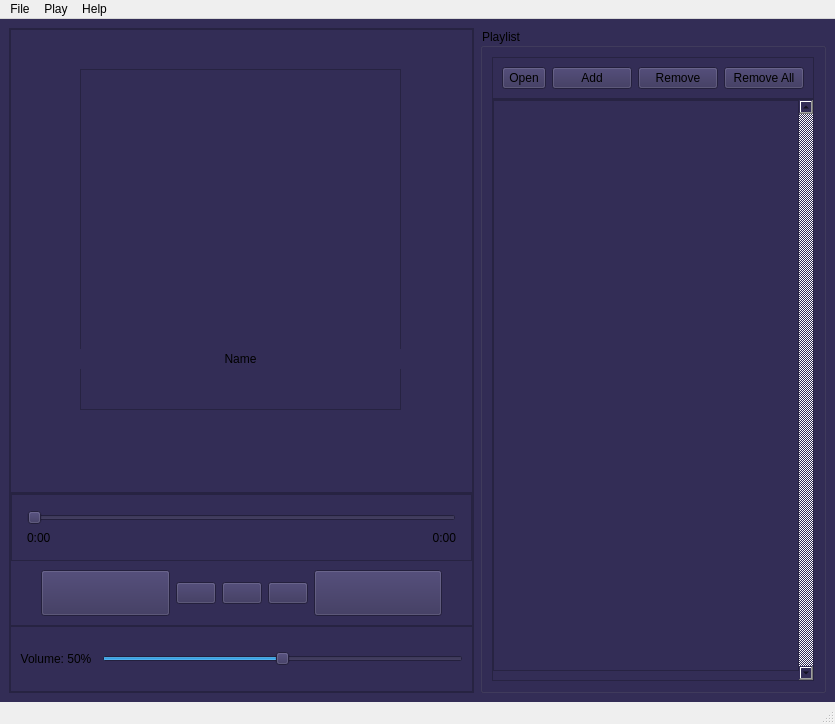
<?xml version="1.0" encoding="UTF-8"?>
<ui version="4.0">
 <class>MainWindow</class>
 <widget class="QMainWindow" name="MainWindow">
  <property name="geometry">
   <rect>
    <x>0</x>
    <y>0</y>
    <width>835</width>
    <height>724</height>
   </rect>
  </property>
  <property name="sizePolicy">
   <sizepolicy hsizetype="Preferred" vsizetype="Preferred">
    <horstretch>0</horstretch>
    <verstretch>0</verstretch>
   </sizepolicy>
  </property>
  <property name="windowTitle">
   <string>MainWindow</string>
  </property>
  <widget class="QWidget" name="centralwidget">
   <property name="sizePolicy">
    <sizepolicy hsizetype="Preferred" vsizetype="Preferred">
     <horstretch>0</horstretch>
     <verstretch>0</verstretch>
    </sizepolicy>
   </property>
   <property name="styleSheet">
    <string notr="true">QWidget {
    background-color: #332D56;
}</string>
   </property>
   <layout class="QHBoxLayout" name="horizontalLayout" stretch="6,4">
    <item>
     <widget class="QFrame" name="frame_player">
      <property name="frameShape">
       <enum>QFrame::StyledPanel</enum>
      </property>
      <property name="frameShadow">
       <enum>QFrame::Raised</enum>
      </property>
      <layout class="QVBoxLayout" name="verticalLayout" stretch="7,2,1">
       <property name="spacing">
        <number>0</number>
       </property>
       <property name="leftMargin">
        <number>0</number>
       </property>
       <property name="topMargin">
        <number>0</number>
       </property>
       <property name="rightMargin">
        <number>0</number>
       </property>
       <property name="bottomMargin">
        <number>0</number>
       </property>
       <item>
        <widget class="QFrame" name="frame_music">
         <property name="frameShape">
          <enum>QFrame::StyledPanel</enum>
         </property>
         <property name="frameShadow">
          <enum>QFrame::Raised</enum>
         </property>
         <widget class="QFrame" name="frame">
          <property name="geometry">
           <rect>
            <x>70</x>
            <y>40</y>
            <width>321</width>
            <height>341</height>
           </rect>
          </property>
          <property name="frameShape">
           <enum>QFrame::StyledPanel</enum>
          </property>
          <property name="frameShadow">
           <enum>QFrame::Raised</enum>
          </property>
          <widget class="QLabel" name="lbl_music_cover">
           <property name="geometry">
            <rect>
             <x>80</x>
             <y>80</y>
             <width>171</width>
             <height>161</height>
            </rect>
           </property>
           <property name="sizePolicy">
            <sizepolicy hsizetype="Fixed" vsizetype="Maximum">
             <horstretch>0</horstretch>
             <verstretch>0</verstretch>
            </sizepolicy>
           </property>
           <property name="text">
            <string/>
           </property>
           <property name="pixmap">
            <pixmap>imgs/music_icon.png</pixmap>
           </property>
           <property name="scaledContents">
            <bool>true</bool>
           </property>
          </widget>
          <widget class="QLabel" name="lbl_music_name">
           <property name="geometry">
            <rect>
             <x>0</x>
             <y>280</y>
             <width>321</width>
             <height>20</height>
            </rect>
           </property>
           <property name="sizePolicy">
            <sizepolicy hsizetype="Expanding" vsizetype="Expanding">
             <horstretch>0</horstretch>
             <verstretch>0</verstretch>
            </sizepolicy>
           </property>
           <property name="text">
            <string>Name</string>
           </property>
           <property name="alignment">
            <set>Qt::AlignCenter</set>
           </property>
           <property name="wordWrap">
            <bool>true</bool>
           </property>
          </widget>
         </widget>
        </widget>
       </item>
       <item>
        <widget class="QFrame" name="frame_controller">
         <property name="frameShape">
          <enum>QFrame::StyledPanel</enum>
         </property>
         <property name="frameShadow">
          <enum>QFrame::Raised</enum>
         </property>
         <layout class="QVBoxLayout" name="verticalLayout_2" stretch="0,0">
          <property name="spacing">
           <number>0</number>
          </property>
          <property name="leftMargin">
           <number>0</number>
          </property>
          <property name="topMargin">
           <number>0</number>
          </property>
          <property name="rightMargin">
           <number>0</number>
          </property>
          <property name="bottomMargin">
           <number>0</number>
          </property>
          <item>
           <widget class="QFrame" name="frame_bar">
            <property name="frameShape">
             <enum>QFrame::StyledPanel</enum>
            </property>
            <property name="frameShadow">
             <enum>QFrame::Raised</enum>
            </property>
            <layout class="QGridLayout" name="gridLayout" rowstretch="0,0">
             <property name="leftMargin">
              <number>15</number>
             </property>
             <property name="topMargin">
              <number>15</number>
             </property>
             <property name="rightMargin">
              <number>15</number>
             </property>
             <property name="bottomMargin">
              <number>15</number>
             </property>
             <item row="0" column="0" colspan="2">
              <widget class="QSlider" name="play_bar">
               <property name="focusPolicy">
                <enum>Qt::StrongFocus</enum>
               </property>
               <property name="pageStep">
                <number>0</number>
               </property>
               <property name="tracking">
                <bool>false</bool>
               </property>
               <property name="orientation">
                <enum>Qt::Horizontal</enum>
               </property>
               <property name="tickPosition">
                <enum>QSlider::NoTicks</enum>
               </property>
              </widget>
             </item>
             <item row="1" column="1">
              <widget class="QLabel" name="lbl_total">
               <property name="sizePolicy">
                <sizepolicy hsizetype="Preferred" vsizetype="Maximum">
                 <horstretch>0</horstretch>
                 <verstretch>0</verstretch>
                </sizepolicy>
               </property>
               <property name="layoutDirection">
                <enum>Qt::LeftToRight</enum>
               </property>
               <property name="text">
                <string>0:00</string>
               </property>
               <property name="alignment">
                <set>Qt::AlignRight|Qt::AlignTrailing|Qt::AlignVCenter</set>
               </property>
              </widget>
             </item>
             <item row="1" column="0">
              <widget class="QLabel" name="lbl_current">
               <property name="sizePolicy">
                <sizepolicy hsizetype="Preferred" vsizetype="Maximum">
                 <horstretch>0</horstretch>
                 <verstretch>0</verstretch>
                </sizepolicy>
               </property>
               <property name="text">
                <string>0:00</string>
               </property>
              </widget>
             </item>
            </layout>
           </widget>
          </item>
          <item>
           <widget class="QFrame" name="frame_button">
            <property name="sizePolicy">
             <sizepolicy hsizetype="Minimum" vsizetype="Preferred">
              <horstretch>0</horstretch>
              <verstretch>0</verstretch>
             </sizepolicy>
            </property>
            <property name="cursor">
             <cursorShape>ArrowCursor</cursorShape>
            </property>
            <layout class="QHBoxLayout" name="horizontalLayout_2">
             <property name="leftMargin">
              <number>30</number>
             </property>
             <property name="rightMargin">
              <number>30</number>
             </property>
             <item>
              <widget class="QPushButton" name="btn_shuffle">
               <property name="sizePolicy">
                <sizepolicy hsizetype="Preferred" vsizetype="Preferred">
                 <horstretch>0</horstretch>
                 <verstretch>0</verstretch>
                </sizepolicy>
               </property>
               <property name="text">
                <string/>
               </property>
               <property name="icon">
                <iconset>
                 <normaloff>imgs/suffle_off.png</normaloff>
                 <normalon>imgs/suffle_on.png</normalon>imgs/suffle_off.png</iconset>
               </property>
               <property name="iconSize">
                <size>
                 <width>40</width>
                 <height>40</height>
                </size>
               </property>
              </widget>
             </item>
             <item>
              <widget class="QPushButton" name="btn_previous">
               <property name="sizePolicy">
                <sizepolicy hsizetype="Maximum" vsizetype="Maximum">
                 <horstretch>0</horstretch>
                 <verstretch>0</verstretch>
                </sizepolicy>
               </property>
               <property name="text">
                <string/>
               </property>
               <property name="icon">
                <iconset>
                 <normaloff>imgs/previous_track.png</normaloff>imgs/previous_track.png</iconset>
               </property>
               <property name="iconSize">
                <size>
                 <width>50</width>
                 <height>50</height>
                </size>
               </property>
              </widget>
             </item>
             <item>
              <widget class="QPushButton" name="btn_pnp">
               <property name="sizePolicy">
                <sizepolicy hsizetype="Maximum" vsizetype="Maximum">
                 <horstretch>0</horstretch>
                 <verstretch>0</verstretch>
                </sizepolicy>
               </property>
               <property name="text">
                <string/>
               </property>
               <property name="icon">
                <iconset>
                 <normaloff>imgs/play.png</normaloff>
                 <normalon>imgs/pause.png</normalon>imgs/play.png</iconset>
               </property>
               <property name="iconSize">
                <size>
                 <width>50</width>
                 <height>50</height>
                </size>
               </property>
               <property name="checkable">
                <bool>true</bool>
               </property>
               <property name="checked">
                <bool>false</bool>
               </property>
               <property name="autoDefault">
                <bool>false</bool>
               </property>
               <property name="default">
                <bool>false</bool>
               </property>
              </widget>
             </item>
             <item>
              <widget class="QPushButton" name="btn_next">
               <property name="sizePolicy">
                <sizepolicy hsizetype="Maximum" vsizetype="Maximum">
                 <horstretch>0</horstretch>
                 <verstretch>0</verstretch>
                </sizepolicy>
               </property>
               <property name="text">
                <string/>
               </property>
               <property name="icon">
                <iconset>
                 <normaloff>imgs/next_track.png</normaloff>imgs/next_track.png</iconset>
               </property>
               <property name="iconSize">
                <size>
                 <width>50</width>
                 <height>50</height>
                </size>
               </property>
              </widget>
             </item>
             <item>
              <widget class="QPushButton" name="btn_loop">
               <property name="sizePolicy">
                <sizepolicy hsizetype="Preferred" vsizetype="Preferred">
                 <horstretch>0</horstretch>
                 <verstretch>0</verstretch>
                </sizepolicy>
               </property>
               <property name="text">
                <string/>
               </property>
               <property name="icon">
                <iconset>
                 <normaloff>imgs/loop_off.png</normaloff>
                 <normalon>imgs/loop_on.png</normalon>imgs/loop_off.png</iconset>
               </property>
               <property name="iconSize">
                <size>
                 <width>35</width>
                 <height>35</height>
                </size>
               </property>
              </widget>
             </item>
            </layout>
           </widget>
          </item>
         </layout>
        </widget>
       </item>
       <item>
        <widget class="QFrame" name="frame_volume_controller">
         <property name="frameShape">
          <enum>QFrame::StyledPanel</enum>
         </property>
         <property name="frameShadow">
          <enum>QFrame::Raised</enum>
         </property>
         <layout class="QHBoxLayout" name="horizontalLayout_3" stretch="1,5">
          <property name="spacing">
           <number>10</number>
          </property>
          <item>
           <widget class="QLabel" name="lbl_volume">
            <property name="text">
             <string>Volume: 50%</string>
            </property>
            <property name="alignment">
             <set>Qt::AlignCenter</set>
            </property>
           </widget>
          </item>
          <item>
           <widget class="QSlider" name="volume_slider">
            <property name="maximum">
             <number>100</number>
            </property>
            <property name="pageStep">
             <number>0</number>
            </property>
            <property name="sliderPosition">
             <number>50</number>
            </property>
            <property name="orientation">
             <enum>Qt::Horizontal</enum>
            </property>
           </widget>
          </item>
         </layout>
        </widget>
       </item>
      </layout>
     </widget>
    </item>
    <item>
     <widget class="QGroupBox" name="Playlist_Box">
      <property name="sizePolicy">
       <sizepolicy hsizetype="Minimum" vsizetype="Preferred">
        <horstretch>0</horstretch>
        <verstretch>0</verstretch>
       </sizepolicy>
      </property>
      <property name="title">
       <string>Playlist</string>
      </property>
      <layout class="QVBoxLayout" name="verticalLayout_3" stretch="0,20">
       <property name="spacing">
        <number>0</number>
       </property>
       <item>
        <widget class="QFrame" name="frame_file_button">
         <property name="frameShape">
          <enum>QFrame::StyledPanel</enum>
         </property>
         <property name="frameShadow">
          <enum>QFrame::Raised</enum>
         </property>
         <layout class="QHBoxLayout" name="horizontalLayout_4">
          <item>
           <widget class="QToolButton" name="btn_open">
            <property name="sizePolicy">
             <sizepolicy hsizetype="Preferred" vsizetype="Preferred">
              <horstretch>0</horstretch>
              <verstretch>0</verstretch>
             </sizepolicy>
            </property>
            <property name="text">
             <string>Open</string>
            </property>
           </widget>
          </item>
          <item>
           <widget class="QPushButton" name="btn_add">
            <property name="text">
             <string>Add</string>
            </property>
           </widget>
          </item>
          <item>
           <widget class="QPushButton" name="btn_remove">
            <property name="text">
             <string>Remove</string>
            </property>
           </widget>
          </item>
          <item>
           <widget class="QPushButton" name="btn_remove_all">
            <property name="text">
             <string>Remove All</string>
            </property>
           </widget>
          </item>
         </layout>
        </widget>
       </item>
       <item>
        <widget class="QScrollArea" name="scroll_playlist">
         <property name="sizePolicy">
          <sizepolicy hsizetype="Preferred" vsizetype="Preferred">
           <horstretch>0</horstretch>
           <verstretch>0</verstretch>
          </sizepolicy>
         </property>
         <property name="verticalScrollBarPolicy">
          <enum>Qt::ScrollBarAlwaysOn</enum>
         </property>
         <property name="widgetResizable">
          <bool>true</bool>
         </property>
         <widget class="QWidget" name="scrollAreaWidgetContents">
          <property name="geometry">
           <rect>
            <x>0</x>
            <y>0</y>
            <width>292</width>
            <height>588</height>
           </rect>
          </property>
          <layout class="QVBoxLayout" name="verticalLayout_4">
           <property name="leftMargin">
            <number>0</number>
           </property>
           <property name="topMargin">
            <number>0</number>
           </property>
           <property name="rightMargin">
            <number>0</number>
           </property>
           <item>
            <widget class="QListView" name="listView">
             <property name="sizePolicy">
              <sizepolicy hsizetype="Preferred" vsizetype="Preferred">
               <horstretch>0</horstretch>
               <verstretch>0</verstretch>
              </sizepolicy>
             </property>
             <property name="editTriggers">
              <set>QAbstractItemView::NoEditTriggers</set>
             </property>
            </widget>
           </item>
          </layout>
         </widget>
        </widget>
       </item>
      </layout>
     </widget>
    </item>
   </layout>
  </widget>
  <widget class="QMenuBar" name="menubar">
   <property name="geometry">
    <rect>
     <x>0</x>
     <y>0</y>
     <width>835</width>
     <height>21</height>
    </rect>
   </property>
   <widget class="QMenu" name="menuFile">
    <property name="title">
     <string>File</string>
    </property>
    <addaction name="actionOpen_File"/>
    <addaction name="actionOpen_Folder"/>
    <addaction name="separator"/>
    <addaction name="actionAdd_File"/>
    <addaction name="actionRemove"/>
    <addaction name="actionRemove_All"/>
   </widget>
   <widget class="QMenu" name="menuPlay">
    <property name="title">
     <string>Play</string>
    </property>
    <addaction name="actionPlay"/>
    <addaction name="actionPause"/>
    <addaction name="actionPrevious_Track"/>
    <addaction name="actionNext_Track"/>
    <addaction name="separator"/>
    <addaction name="actionShuffle_On_Off"/>
    <addaction name="actionLoop_On_Off"/>
   </widget>
   <widget class="QMenu" name="menuHelp">
    <property name="title">
     <string>Help</string>
    </property>
    <addaction name="actionAbout"/>
   </widget>
   <addaction name="menuFile"/>
   <addaction name="menuPlay"/>
   <addaction name="menuHelp"/>
  </widget>
  <widget class="QStatusBar" name="statusbar"/>
  <action name="actionOpen_Folder">
   <property name="text">
    <string>Open Folder</string>
   </property>
  </action>
  <action name="actionOpen_File">
   <property name="text">
    <string>Open File</string>
   </property>
  </action>
  <action name="actionPlay">
   <property name="text">
    <string>Play</string>
   </property>
  </action>
  <action name="actionPause">
   <property name="text">
    <string>Pause</string>
   </property>
  </action>
  <action name="actionPrevious_Track">
   <property name="text">
    <string>Previous Track</string>
   </property>
  </action>
  <action name="actionNext_Track">
   <property name="text">
    <string>Next Track</string>
   </property>
  </action>
  <action name="actionVolume">
   <property name="text">
    <string>Volume</string>
   </property>
  </action>
  <action name="actionDelete_All">
   <property name="text">
    <string>Remove All</string>
   </property>
  </action>
  <action name="actionAdd_Music">
   <property name="text">
    <string>Add Music</string>
   </property>
  </action>
  <action name="actionDelete_Music">
   <property name="text">
    <string>Remove Music</string>
   </property>
  </action>
  <action name="actionAbout">
   <property name="text">
    <string>About</string>
   </property>
  </action>
  <action name="actionAdd_File">
   <property name="text">
    <string>Add File to Playlist</string>
   </property>
  </action>
  <action name="actionRemove">
   <property name="text">
    <string>Remove Music from Playlist</string>
   </property>
  </action>
  <action name="actionRemove_All">
   <property name="text">
    <string>Remove All Files from Playlist</string>
   </property>
  </action>
  <action name="actionShuffle_On_Off">
   <property name="text">
    <string>Shuffle On/Off</string>
   </property>
  </action>
  <action name="actionLoop_On_Off">
   <property name="text">
    <string>Loop On/Off</string>
   </property>
  </action>
 </widget>
 <resources/>
 <connections/>
</ui>
